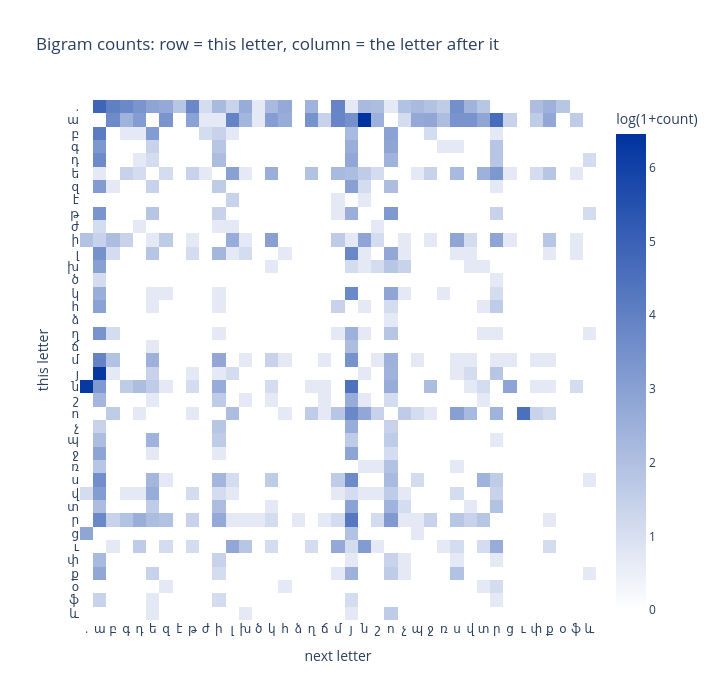

Notebook source saved alongside this figure:
### Code cell
letters = [itos[i] for i in range(V)]
fig = go.Figure(go.Heatmap(
    z=np.log1p(counts), x=letters, y=letters, customdata=counts,
    colorscale=[[0, "white"], [1, BLUE]], colorbar=dict(title="log(1+count)"),
    hovertemplate="%{y} -> %{x}: %{customdata:.0f} times<extra></extra>"))
fig.update_layout(title="Bigram counts: row = this letter, column = the letter after it",
                  xaxis=dict(title="next letter", dtick=1),
                  yaxis=dict(title="this letter", dtick=1, autorange="reversed"),
                  width=720, height=700, template="plotly_white")
fig.show()

### Figure 1 — Plotly figure (JSON) as saved in the notebook; plotly's stock layout.template omitted (floating-point values rounded to 4 significant figures; data arrays with more than 128 entries replaced by an {"elided": "..."} marker saying what was removed)
{"data": [{"colorbar": {"title": {"text": "log(1+count)"}}, "colorscale": [[0, "white"], [1, "#0033A0"]], "customdata": {"elided": "39x39 float values"}, "hovertemplate": "%{y} -> %{x}: %{customdata:.0f} times<extra></extra>", "type": "heatmap", "x": [".", "ա", "բ", "գ", "դ", "ե", "զ", "է", "թ", "ժ", "ի", "լ", "խ", "ծ", "կ", "հ", "ձ", "ղ", "ճ", "մ", "յ", "ն", "շ", "ո", "չ", "պ", "ջ", "ռ", "ս", "վ", "տ", "ր", "ց", "ւ", "փ", "ք", "օ", "ֆ", "և"], "y": [".", "ա", "բ", "գ", "դ", "ե", "զ", "է", "թ", "ժ", "ի", "լ", "խ", "ծ", "կ", "հ", "ձ", "ղ", "ճ", "մ", "յ", "ն", "շ", "ո", "չ", "պ", "ջ", "ռ", "ս", "վ", "տ", "ր", "ց", "ւ", "փ", "ք", "օ", "ֆ", "և"], "z": {"elided": "39x39 float values"}}], "layout": {"height": 700, "title": {"text": "Bigram counts: row = this letter, column = the letter after it"}, "width": 720, "xaxis": {"dtick": 1, "title": {"text": "next letter"}}, "yaxis": {"autorange": "reversed", "dtick": 1, "title": {"text": "this letter"}}}}
